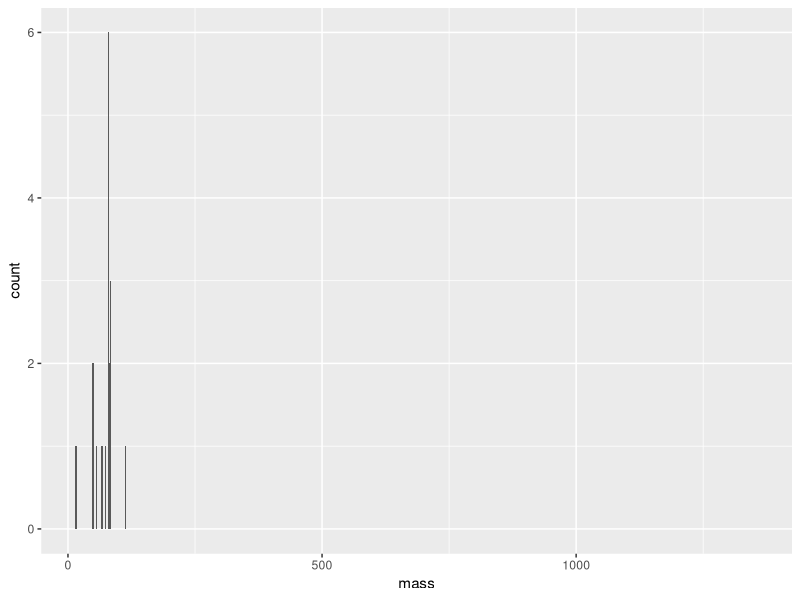
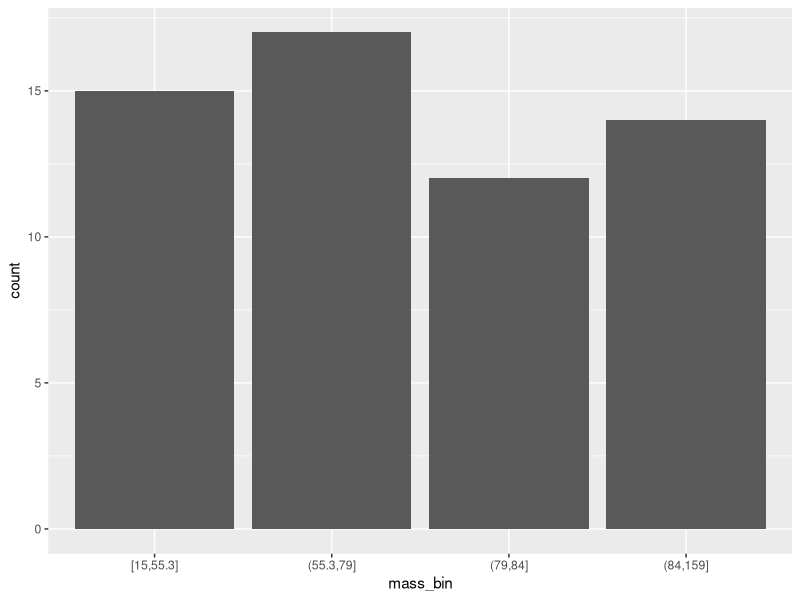
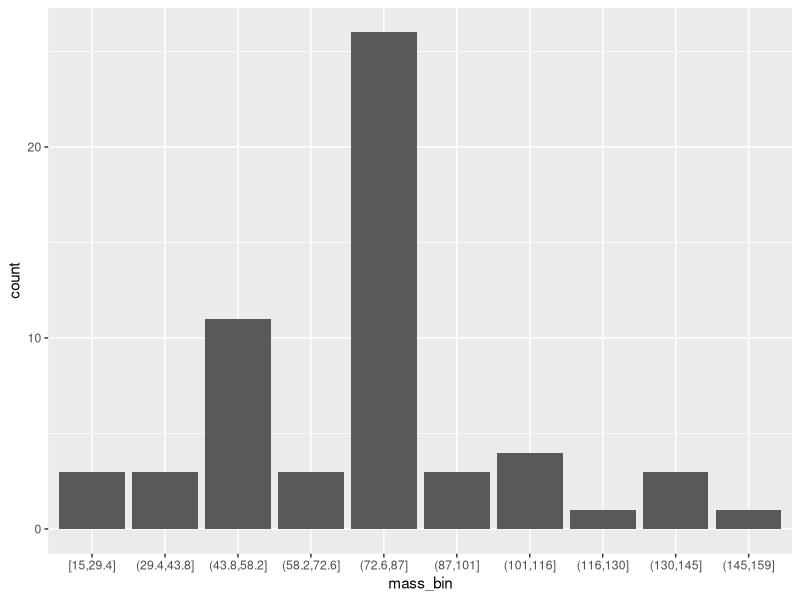
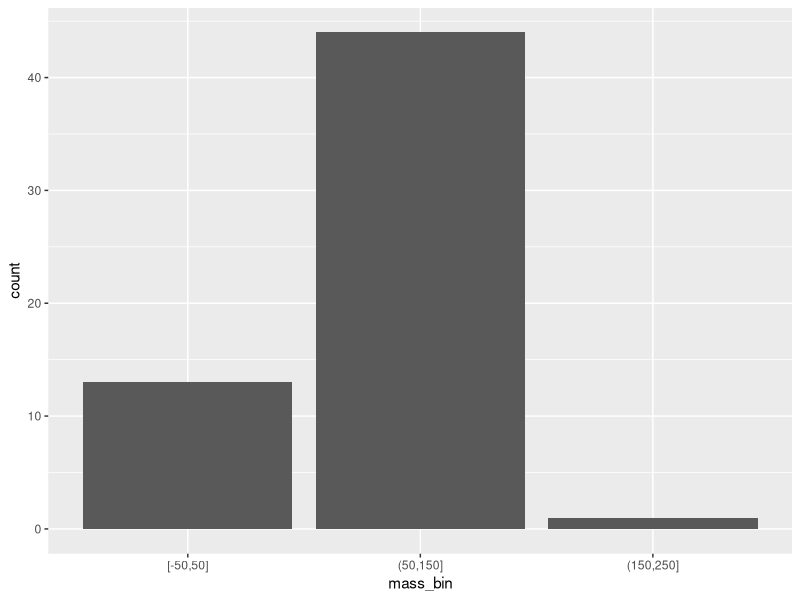
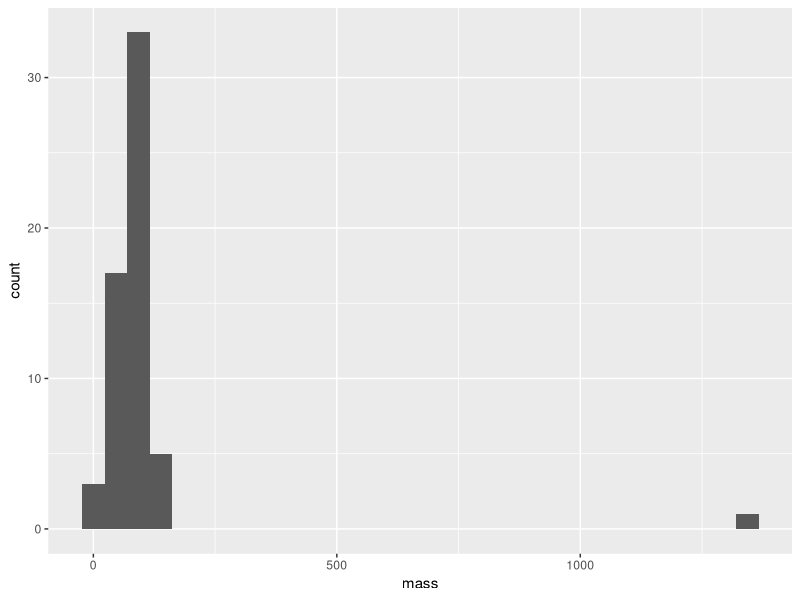
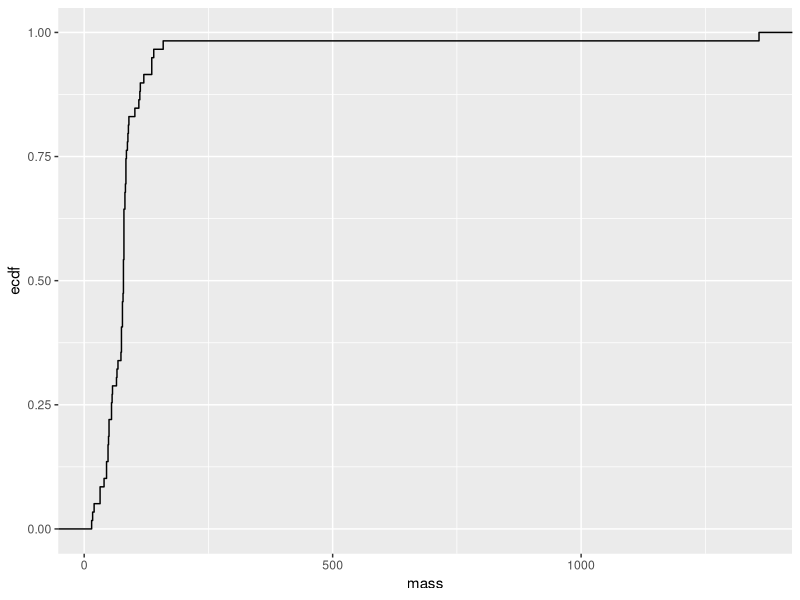
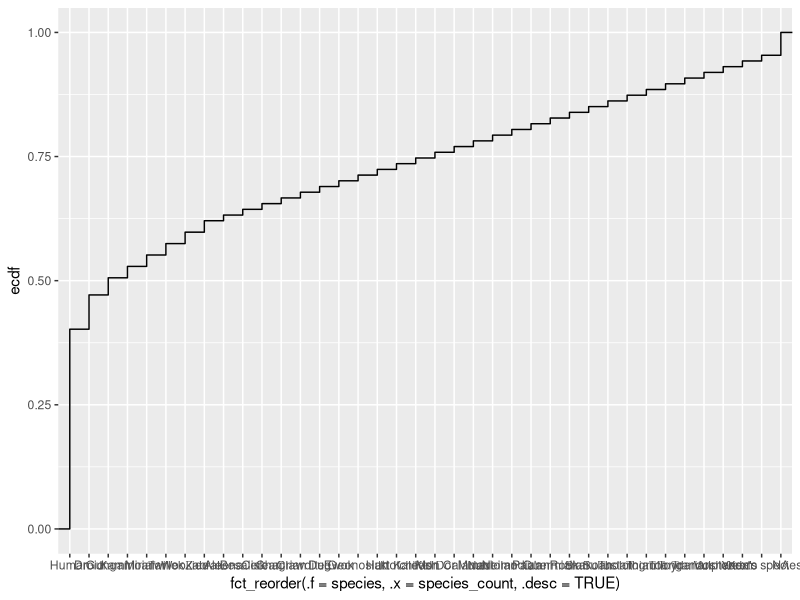
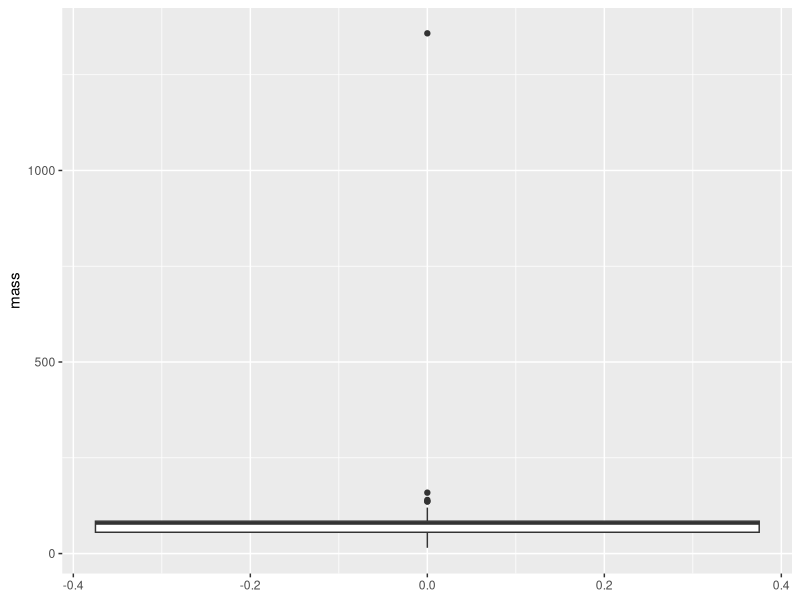

These charts were generated, in order, by the following R code:
library(tidyverse)
library(ggridges)
library(skimr)
library(ggforce)

options(scipen=999)

# https://cran.r-project.org/web/packages/ggridges/vignettes/introduction.html
# https://ggplot2.tidyverse.org/reference/geom_rug.html
# https://blog.rstudio.com/2016/08/31/forcats-0-1-0/
# https://ggplot2.tidyverse.org/reference/cut_interval.html


# barplot
starwars %>% ggplot(data = ., aes(x = mass)) + geom_bar()
starwars %>% filter(mass < 1000) %>% 
        mutate(mass_bin = cut_number(x = mass, n = 4)) %>% ggplot(data = ., aes(x = mass_bin)) + geom_bar()
starwars %>% filter(mass < 1000) %>% 
        mutate(mass_bin = cut_interval(x = mass, n = 10)) %>% ggplot(data = ., aes(x = mass_bin)) + geom_bar()
starwars %>% filter(mass < 1000) %>% 
        mutate(mass_bin = cut_width(x = mass, width = 100)) %>% ggplot(data = ., aes(x = mass_bin)) + geom_bar()


###################


# histogram
starwars %>% ggplot(data = ., aes(x = mass)) + geom_histogram()


###########################


# empirical cumulative density function

# numeric variable
starwars %>% ggplot(data = ., aes(x = mass)) + stat_ecdf()

# categorical variable
starwars %>% group_by(species) %>% mutate(species_count = n_distinct(row_number())) %>% ungroup() %>% 
        ggplot(data = ., aes(x = fct_reorder(.f = species, .x = species_count, .desc = TRUE))) + 
        stat_ecdf(aes(group = 1))


##########################


# summarizing quantiles
starwars %>% select(mass) %>% skim()
starwars %>% reframe(percentile = c("0%", "25%", "50%", "75%", "100%"),
                     values = quantile(x = mass, probs = c(0, .25, .5, .75, 1), na.rm = TRUE))
# starwars %>% summarize(quantiles = list(enframe(quantile(x = mass, probs = c(0, .25, .5, .75, 1), na.rm = TRUE)))) %>%
#         unnest(cols = quantiles)


##########################


# boxplot
map(.x = starwars, .f = ~ sum(is.na(.x)))
starwars %>% ggplot(data = ., aes(y = mass)) + geom_boxplot()
starwars %>% filter(mass < 1000) %>% ggplot(data = ., aes(y = mass)) + geom_boxplot()
starwars %>% filter(mass < 1000) %>% ggplot(data = ., aes(y = mass, x = gender)) + geom_boxplot()
starwars %>% filter(mass < 1000) %>% 
        # note that NA value for gender is placed last using fct_reorder, so change level to be "gender_na" so it reorders correctly
        mutate(gender = ifelse(is.na(gender), "gender_na", gender), gender = factor(gender)) %>% 
        ggplot(data = ., aes(y = mass, x = fct_reorder(.f = gender, .x = mass, .fun = median))) +
        # ggplot(data = ., aes(y = mass, x = fct_reorder(.f = gender, .x = mass, .fun = max))) +
        geom_boxplot()


#####################


# violin plot 

# drawn w quantiles
starwars %>% filter(mass < 1000) %>% 
        # note that NA value for gender is placed last using fct_reorder, so change level to be "gender_na" so it reorders correctly
        mutate(gender = ifelse(is.na(gender), "gender_na", gender), gender = factor(gender)) %>% 
        ggplot(data = ., aes(x = gender, y = mass)) + geom_violin(draw_quantiles = c(0.25, 0.5, 0.75))

# drawn w points
starwars %>% filter(mass < 1000) %>% 
        # note that NA value for gender is placed last using fct_reorder, so change level to be "gender_na" so it reorders correctly
        mutate(gender = ifelse(is.na(gender), "gender_na", gender), gender = factor(gender)) %>% 
        ggplot(data = ., aes(x = gender, y = mass)) + geom_violin(draw_quantiles = c(0.25, 0.5, 0.75)) +
        geom_violin() + geom_jitter(height = 0, width = 0.1)


#####################


# density plot, with single facet
starwars %>% ggplot(data = ., aes(x = mass)) + geom_density()
starwars %>% ggplot(data = ., aes(x = mass)) + geom_density() + geom_rug()

# density plot with multiple facets 
starwars %>% filter(mass < 1000) %>% ggplot(data = ., aes(x = mass)) + geom_density() + facet_wrap(vars(gender))
# (ggridges only works when y argument is provided, won't work if only x argument is provided)
# starwars %>% filter(mass < 1000) %>% ggplot(data = ., aes(x = mass)) + geom_density_ridges() 
starwars %>% filter(mass < 1000) %>% ggplot(data = ., aes(x = mass, y = gender)) + geom_density_ridges() 
starwars %>% filter(mass < 1000) %>% ggplot(data = ., aes(x = mass, y = gender)) + 
        geom_density_ridges(jittered_points = TRUE, position = position_raincloud()) 
starwars %>% filter(mass < 1000) %>% ggplot(data = ., aes(x = mass, y = gender)) + 
        geom_density_ridges(jittered_points = TRUE, point_shape = "|", position = position_points_jitter(width = 0.05, height = 0)) 

# ggridges for data that has bounds, like zero lower limit, and so need to trim distribution
# notice how just using geom_density_ridges below shows density curve over negative values not found in data
starwars %>% mutate(good_flag = sample(x = c(0, 1), size = nrow(starwars), replace = TRUE),
                    days_since_eating = c(rep(0, times = 50), 
                                          sample(x = c(0, 1, 2, 3), size = nrow(starwars) - 50, replace = TRUE))) %>%
        ggplot(data = ., aes(x = days_since_eating, y = factor(good_flag))) +
        geom_density_ridges()
# so below is the modification to show trimmed density curve for these cases of boundaries
starwars %>% mutate(good_flag = sample(x = c(0, 1), size = nrow(starwars), replace = TRUE),
        days_since_eating = c(rep(0, times = 50), 
                                          sample(x = c(0, 1, 2, 3), size = nrow(starwars) - 50, replace = TRUE))) %>%
        ggplot(data = ., aes(x = days_since_eating, y = factor(good_flag), height = ..density..)) + 
        geom_density_ridges(stat = "density", trim = TRUE)


#/////////////////////////////////////////////////////////////////


# geom_sina
# https://ggforce.data-imaginist.com/reference/geom_sina.html

# sina plot with log scale, color mapping, and cut intervals on x axis
midwest %>% ggplot(data = ., aes(x = cut_width(area, 0.02), y = popdensity, color = inmetro)) + geom_sina() +
        scale_y_log10()
